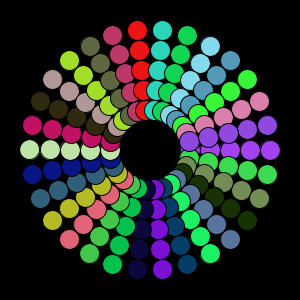
Frame 1 (no input)
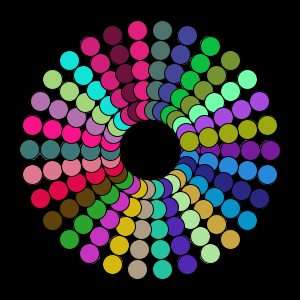
Frame 60 (the mouse pressed at the canvas centre just before this capture)
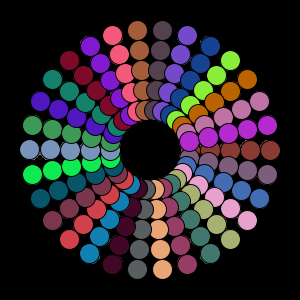
Frame 120 (the mouse held since frame 60 and released just before this capture)

The Processing sketch that drew these frames (run headless with seeded random() and noise(); from frame 60 on, the mouse is pressed at the canvas centre):

// Processing sketch: processing_1204
// ── processing_1204.pde

void setup(){size(300,300);
background(0);
stroke(0);


}
void draw(){

smooth();
float x;
float y;

for(int i=0;i<30;i++){
x=100*cos(i*2*PI/30);
y=100*sin(i*2*PI/30);
fill(random(0,255),random(0,255),random(0,255));

ellipse(150+x,150+y,20,20);
ellipse(150+x*0.4,150+y*0.4,20,20);
ellipse(150+x*0.6,150+y*0.6,20,20);
ellipse(150+x*1.2,150+y*1.2,20,20);
ellipse(150+x*0.8,150+y*0.8,20,20);

delay(5);

print(x);
print("||");
}
}
